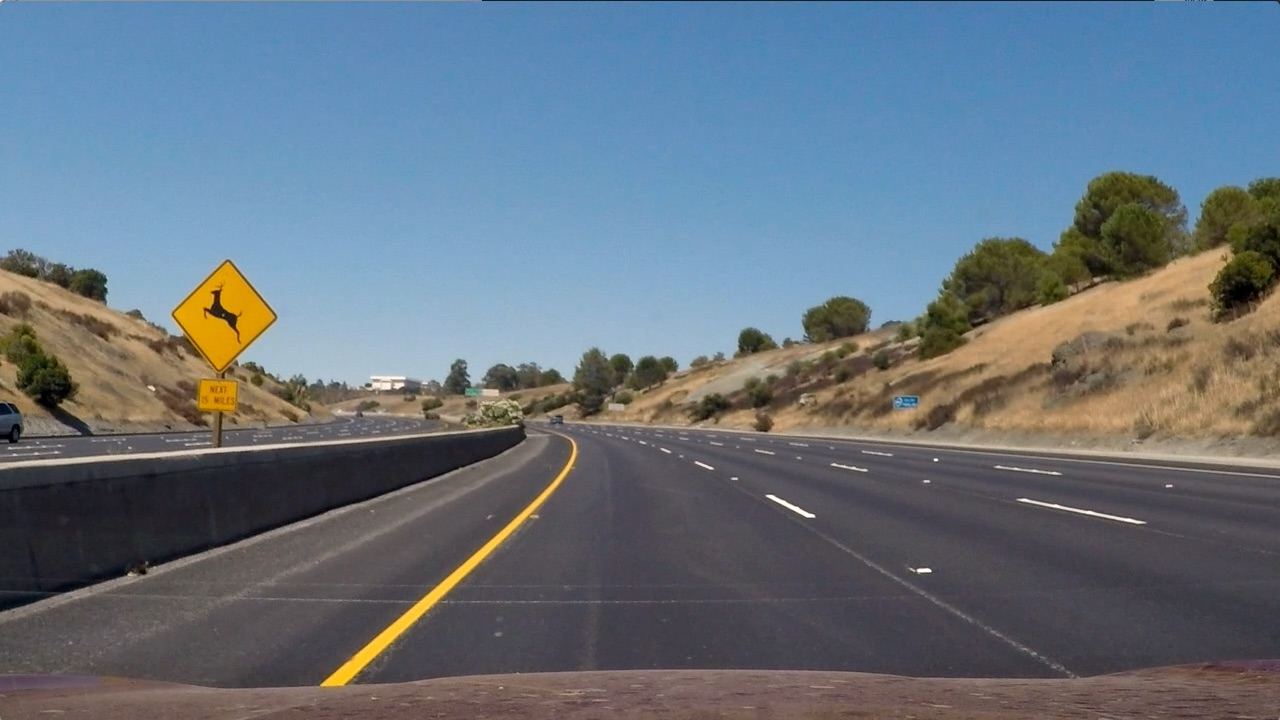
#> input picture resource/lane_curve.jpg, 1280 x 720 px
$ python lane_detection.py
#> lines starting #> are read from the running program, lines starting #| are printed output that depends on the picture; after the words box and inside, x2 and y2 are one past the last pixel; in counts of white or black regions, pixels touching at a corner belong together
#!/usr/bin/env python
# -*- coding: utf-8 -*-
"""
@ScriptName  : lane_detection.py
@Project     : lane_detection
@Author      : Meng Peng
@Date        : 18-07-2020
@Description : the basic lane detection method based on OpenCV
"""
import os
import cv2
import math
import numpy as np


def get_base_path(relative):
    base_path = os.path.abspath("..")
    return os.path.join(base_path, relative)


def get_image_path(filename):
    return get_base_path(os.path.join('resource', filename))


def get_image_name(path):
    (image_path, image_full_name) = os.path.split(path)
    (image_name, image_type) = os.path.splitext(image_full_name)
    return image_name


def set_save_path(name, suffix):
    save_dir = os.path.join(get_base_path('result'), 'detail')
    os.makedirs(save_dir, exist_ok=True)
    save_name = name + suffix + '.jpg'
    save_path = os.path.join(save_dir, save_name)
    return save_path


# ########## full lane detection functions ##########
def grayscale(img, rgb=False):
    if rgb:
        return cv2.cvtColor(img, cv2.COLOR_RGB2GRAY)
    else:
        return cv2.cvtColor(img, cv2.COLOR_BGR2GRAY)


def adjust_gamma(img, gamma=1.0):
    invGamma = 1.0 / gamma
    table = np.array([((i / 255.0) ** invGamma) * 255
                      for i in np.arange(0, 256)]).astype(np.uint8)

    # apply gamma correction using the lookup table
    return cv2.LUT(img, table)


def hls_color_space(img, rgb=False):
    if rgb:
        return cv2.cvtColor(img, cv2.COLOR_RGB2HLS)
    else:
        return cv2.cvtColor(img, cv2.COLOR_BGR2HLS)


def color_mask(img, low_thresh, high_thresh):
    assert(0 <= low_thresh.all() <= 255)
    assert(0 <= high_thresh.all() <= 255)
    return cv2.inRange(img, low_thresh, high_thresh)


def gaussian_blur(img, kernel_size):
    return cv2.GaussianBlur(img, (kernel_size, kernel_size), 0)


def canny(img, low_threshold, high_threshold):
    return cv2.Canny(img, low_threshold, high_threshold)


def roi_mask(img, vertices):
    # defining a blank mask to start with
    mask = np.zeros_like(img)

    # defining a 3 channel or 1 channel color to fill the mask
    if len(img.shape) > 2:
        channel_count = img.shape[2]  # i.e. 3 or 4 depending on your image
        ignore_mask_color = (255,) * channel_count
    else:
        ignore_mask_color = 255

    # filling pixels inside the polygon defined by vertices with the fill color
    cv2.fillPoly(mask, vertices, ignore_mask_color)

    # returning the image only where mask pixels are nonzero
    masked_image = cv2.bitwise_and(img, mask)
    return masked_image


def get_hough_lines(img, rho, theta, threshold, min_line_len, max_line_gap):
    lines = cv2.HoughLinesP(img, rho, theta, threshold, np.array([]),
                            minLineLength=min_line_len, maxLineGap=max_line_gap)
    return lines


def draw_lines(img, lines, color=None, thickness=2):
    color = [0, 255, 0] if color is None else color
    # create an image filled with zero intensities
    none_img = np.zeros_like(img)
    # draw lines
    lines_img = draw_lines_on_image(none_img, lines, color, thickness)
    return lines_img


def draw_lines_on_image(img, lines, color=None, thickness=2):
    color = [0, 255, 0] if color is None else color
    for line in lines:
        for x1, y1, x2, y2 in line:
            cv2.line(img, (x1, y1), (x2, y2), color, thickness)
    return img


def get_lanes(img, lines, bottom=None, top=None):
    # empty arrays for slope and intercept of the left and right lines
    left_params = []
    right_params = []

    # set threshold of excepted slope
    slope_min = 0.3
    slope_max = 3.3

    for line in lines:
        slope, intercept = get_line_slope_intercept(line)
        if slope == math.inf:
            continue

        if slope_min < np.absolute(slope) < slope_max:
            # if slope is negative, the line is to the left of the lane,
            # otherwise, the line is to the right of the lane
            if slope < 0:
                left_params.append((slope, intercept))
            else:
                right_params.append((slope, intercept))
    # average params into a single slope and intercept value for each line
    left_params_avg = np.average(left_params, axis=0)
    right_params_avg = np.average(right_params, axis=0)
    # calculate the x1, y1, x2, y2 coordinates for the left and right lane
    left_lane = calculate_coordinates(img, left_params_avg, bottom, top)
    right_lane = calculate_coordinates(img, right_params_avg, bottom, top)

    return np.array([[left_lane, right_lane]])


def get_line_slope_intercept(line):
    for x1, y1, x2, y2 in line:
        if x1 == x2:
            slope = math.inf
            intercept = 0
            return slope, intercept
        slope = (y2 - y1) / (x2 - x1)
        intercept = y1 - slope * x1
        return slope, intercept


def calculate_coordinates(img, params, bottom, top):
    try:
        slope, intercept = params
        # set initial y-coordinate
        y1 = img.shape[0] if bottom is None else bottom
        # set final y-coordinate
        y2 = int(img.shape[0] / 2) if top is None else top
        # set initial x-coordinate as (y1 - b) / m since y1 = mx1 + b
        x1 = int((y1 - intercept) / slope)
        # set final x-coordinate as (y2 - b) / m since y2 = mx2 + b
        x2 = int((y2 - intercept) / slope)
    except TypeError:
        return np.array([], dtype=np.int32)
    return np.array([x1, y1, x2, y2], dtype=np.int32)


# ##### full processes of lane detection #####
def lane_detection(img, rgb=False, show=False, save=False, name=None):
    # get original image
    original_img = np.copy(img)
    if show:
        cv2.imshow('image original', original_img)
        cv2.waitKey(0)
    if save:
        cv2.imwrite(set_save_path(name, '_original'), original_img)

    # convert to grayscale
    gray_img = grayscale(img, rgb)
    if show:
        cv2.imshow('image grayscale', gray_img)
        cv2.waitKey(0)
    if save:
        cv2.imwrite(set_save_path(name, '_gray'), gray_img)

    # darken the grayscale
    darkened_img = adjust_gamma(gray_img, 0.6)
    if show:
        cv2.imshow('image dark', darkened_img)
        cv2.waitKey(0)
    if save:
        cv2.imwrite(set_save_path(name, '_dark'), darkened_img)

    # convert original image to HLS color space
    hls_img = hls_color_space(img, rgb)
    if show:
        cv2.imshow('image HLS', hls_img)
        cv2.waitKey(0)
    if save:
        cv2.imwrite(set_save_path(name, '_HLS'), hls_img)

    # color selection
    # select white
    white_lower = np.array([0, 200, 0], dtype=np.uint8)
    white_upper = np.array([255, 255, 255], dtype=np.uint8)
    white_mask = color_mask(hls_img, white_lower, white_upper)
    if show:
        cv2.imshow('image white mask', white_mask)
        cv2.waitKey(0)
    if save:
        cv2.imwrite(set_save_path(name, '_white_mask'), white_mask)

    # select yellow
    yellow_lower = np.array([15, 0, 100], dtype=np.uint8)
    yellow_upper = np.array([40, 200, 255], dtype=np.uint8)
    yellow_mask = color_mask(hls_img, yellow_lower, yellow_upper)
    if show:
        cv2.imshow('image yellow mask', yellow_mask)
        cv2.waitKey(0)
    if save:
        cv2.imwrite(set_save_path(name, '_yellow_mask'), yellow_mask)

    # combine the white and yellow mask
    mask = cv2.bitwise_or(white_mask, yellow_mask)
    colored_img = cv2.bitwise_and(darkened_img, mask)
    if show:
        cv2.imshow('image color mask', colored_img)
        cv2.waitKey(0)
    if save:
        cv2.imwrite(set_save_path(name, '_color_mask'), colored_img)

    # apply Gaussian blur
    blurred_img = gaussian_blur(colored_img, kernel_size=5)
    if show:
        cv2.imshow('image gaussian blur', blurred_img)
        cv2.waitKey(0)
    if save:
        cv2.imwrite(set_save_path(name, '_blur'), blurred_img)

    # Canny edge detection
    canny_img = canny(blurred_img, low_threshold=60, high_threshold=150)
    if show:
        cv2.imshow('image canny', canny_img)
        cv2.waitKey(0)
    if save:
        cv2.imwrite(set_save_path(name, '_canny'), canny_img)

    # region of interest
    roi_vtx = np.array([[(0, img.shape[0]),
                         (img.shape[1] * 0.4, img.shape[0] * 0.6),
                         (img.shape[1] * 0.6, img.shape[0] * 0.6),
                         (img.shape[1], img.shape[0])]], dtype=np.int32)
    roi_img = roi_mask(canny_img, roi_vtx)
    if show:
        cv2.imshow('image roi', roi_img)
        cv2.waitKey(0)
    if save:
        cv2.imwrite(set_save_path(name, '_roi'), roi_img)

    # draw Hough lines
    hough_lines = get_hough_lines(roi_img, rho=1, theta=np.pi/180, threshold=20,
                                  min_line_len=30, max_line_gap=100)
    hough_img = draw_lines(img, hough_lines, [0, 255, 0], thickness=2)
    if show:
        cv2.imshow('image hough lines', hough_img)
        cv2.waitKey(0)
    if save:
        cv2.imwrite(set_save_path(name, '_hough_lines'), hough_img)

    # draw lanes
    lanes = get_lanes(img, hough_lines, bottom=int(img.shape[0]),
                      top=int(img.shape[0]*0.65))
    lane_img = draw_lines(img, lanes, [0, 255, 0], thickness=10)
    if show:
        cv2.imshow('image lanes', lane_img)
        cv2.waitKey(0)
    if save:
        cv2.imwrite(set_save_path(name, '_lanes'), lane_img)

    # overlay lanes on original image
    overlay_img = cv2.addWeighted(original_img, 1, lane_img, 0.8, 1)
    if show:
        cv2.imshow('image overlay', overlay_img)
        cv2.waitKey(0)
    if save:
        cv2.imwrite(set_save_path(name, '_overlay'), overlay_img)

    return overlay_img


# ########## test ##########
if __name__ == '__main__':
    img_path = get_image_path('lane_curve.jpg')
    # cv2.namedWindow('image', cv2.WINDOW_NORMAL)
    image = cv2.imread(img_path)
#> image is the input picture: shape (720, 1280, 3); mean B, G, R 125.5, 114.6, 102.8
    image_res = lane_detection(image, rgb=False, show=True, save=True,
                               name=get_image_name(img_path))
#> in adjust_gamma, `return cv2.LUT(img, table)`:
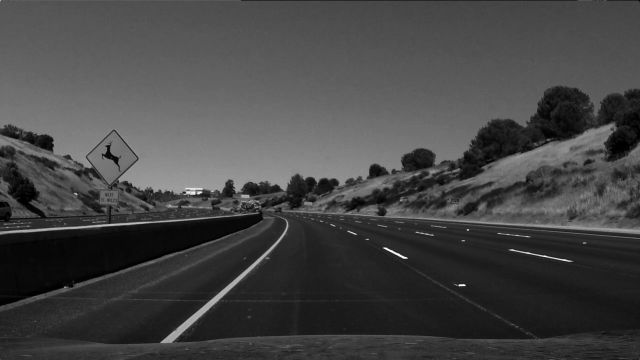
#> returned value: shape (720, 1280) (shown at 1/2 size); min 0, max 255, mean 69
#> in color_mask, `return cv2.inRange(img, low_thresh, high_thresh)`:
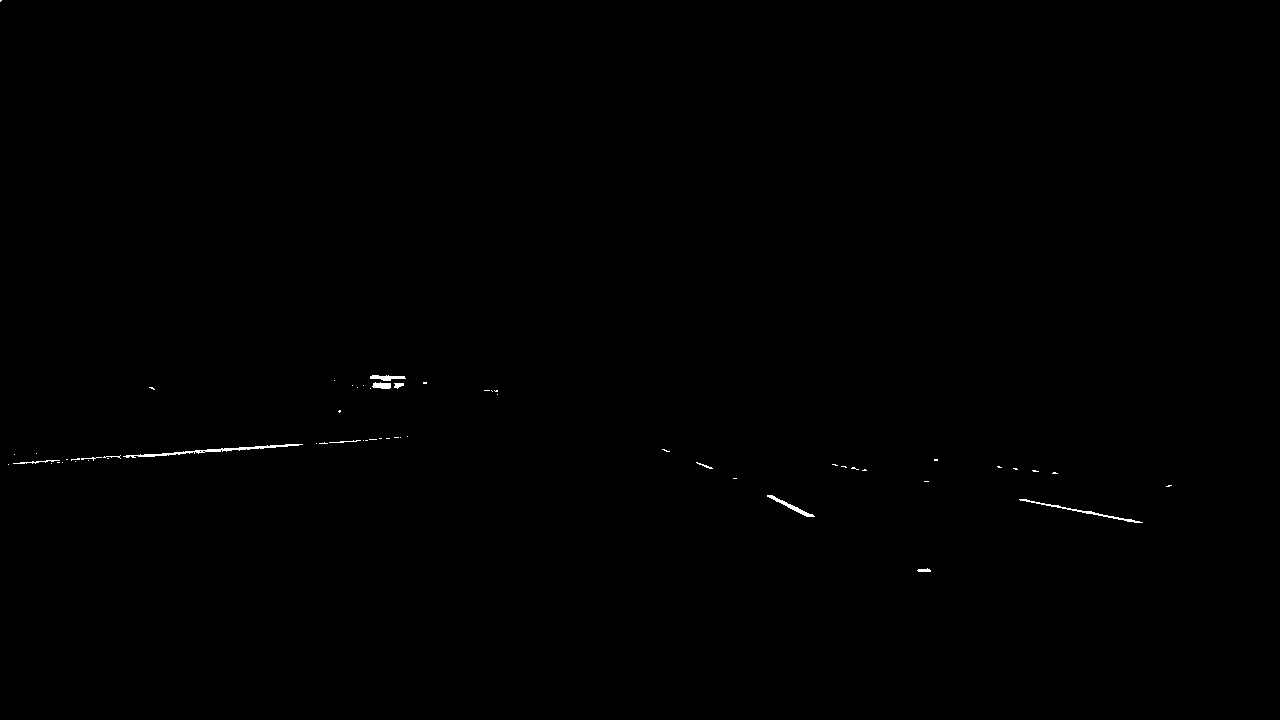
#> returned value: shape (720, 1280); 0.17% white in thin lines or dots, all inside (x1, y1, x2, y2) = (0, 0, 1172, 572)
#> in roi_mask, `cv2.fillPoly(mask, vertices, ignore_mask_color)`:
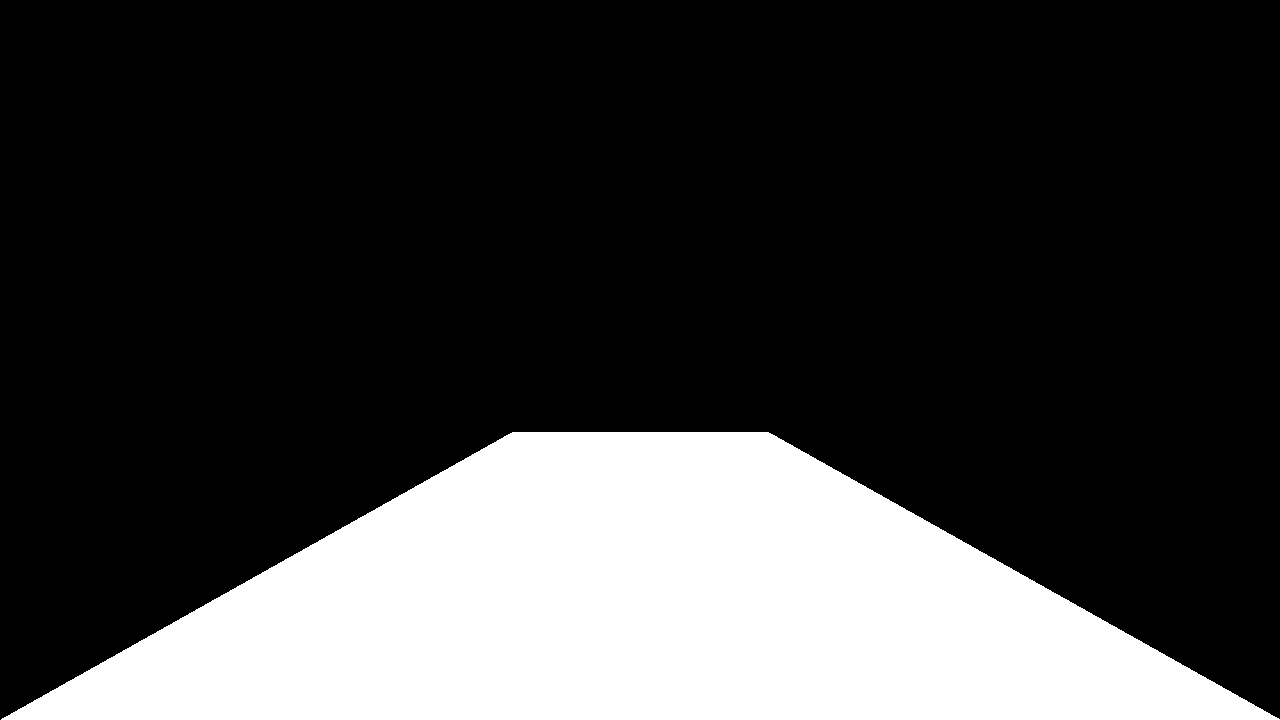
#> mask: shape (720, 1280); 24% white; 1 white region, box (x1, y1, x2, y2) and area: (1, 432, 1280, 720) 221408
#> in roi_mask, `masked_image = cv2.bitwise_and(img, mask)`:
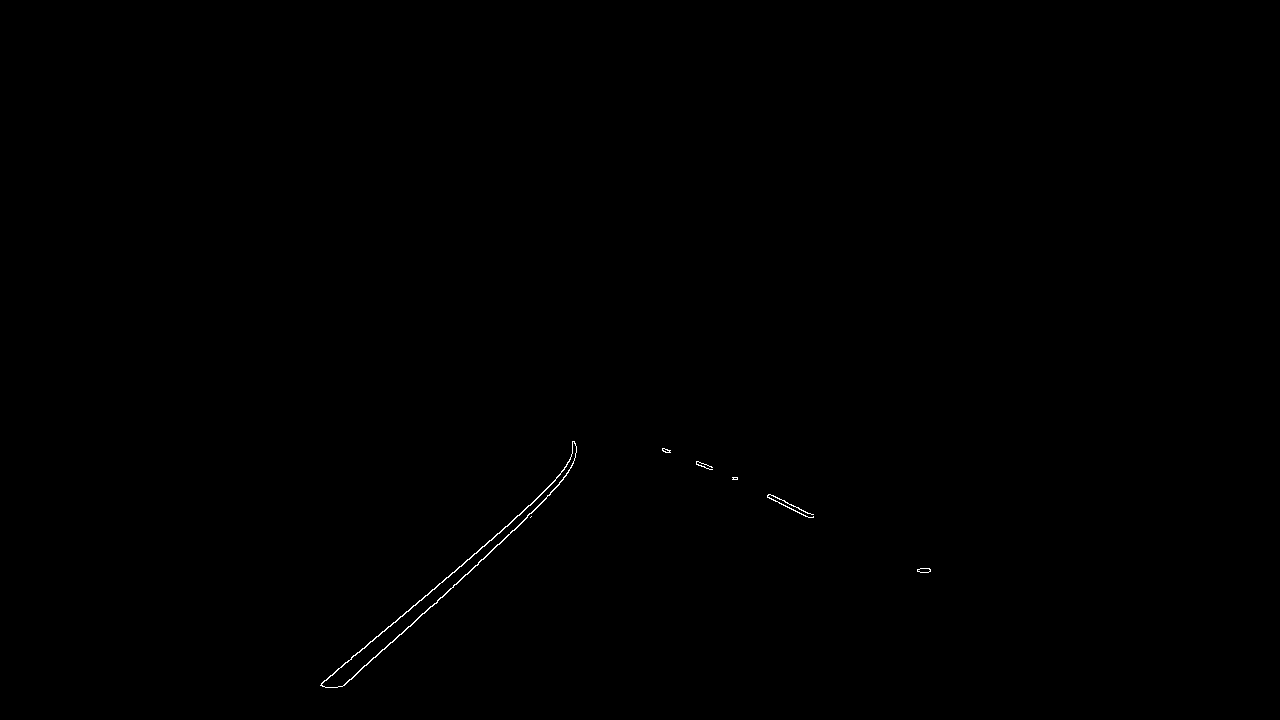
#> masked_image: shape (720, 1280); 0.13% white in thin lines or dots, all inside (x1, y1, x2, y2) = (320, 441, 931, 688)
#> in get_hough_lines, `lines = cv2.HoughLinesP(img, rho, theta, threshold, np.array([]), minL..`: lines = 18 rows, first 6: [384, 649, 546, 498], [322, 685, 568, 472], [432, 606, 525, 519], [344, 685, 399, 634], [526, 507, 571, 467], [697, 461, 812, 514]
#> in lane_detection, `hough_lines = get_hough_lines(roi_img, rho=1, theta=np.pi/180, thresho..`: hough_lines has the same summary as lines in get_hough_lines
#> the loop in draw_lines_on_image, `for line in lines:` made 18 passes
#> the loop in get_lanes, `for line in lines:` made 18 passes
#> (line, slope, intercept) on passes 1 to 8: ([[384, 649, 546, 498]], -0.932, 1006.9), ([[322, 685, 568, 472]], -0.866, 963.8), ([[432, 606, 525, 519]], -0.935, 1010.1), ([[344, 685, 399, 634]], -0.927, 1004), ([[526, 507, 571, 467]], -0.889, 974.6), ([[697, 461, 812, 514]], 0.461, 139.8), ([[663, 448, 812, 517]], 0.463, 141), ([[321, 685, 376, 636]], -0.891, 971)
#> after the loop in get_lanes, `for line in lines:`: left_params = [(-0.932, 1006.9), (-0.866, 963.8), (-0.935, 1010.1), (-0.927, 1004), (-0.889, 974.6), (-0.891, 971), (-0.861, 959.4), (-1.42, 1267.1), (-0.897, 975), (-0.93, 1005.3), (-1.11, 1103), (-0.97, 1017.6), (-0.932, 987.1), (-0.882, 969.7)]; right_params = [(0.461, 139.8), (0.463, 141), (0.466, 139.4), (0.464, 137.1)]
#> in get_lanes, `left_params_avg = np.average(left_params, axis=0)`: left_params_avg = [-0.96, 1015.3]
#> in get_lanes, `right_params_avg = np.average(right_params, axis=0)`: right_params_avg = [0.463, 139.3]
#> in calculate_coordinates, `slope, intercept = params`: slope = -0.96; intercept = 1015.3
#> in calculate_coordinates, `x1 = int((y1 - intercept) / slope)`: x1 = 307
#> in calculate_coordinates, `x2 = int((y2 - intercept) / slope)`: x2 = 570
#> in get_lanes, `left_lane = calculate_coordinates(img, left_params_avg, bottom, top)`: left_lane = [307, 720, 570, 468]
#> in get_lanes, `right_lane = calculate_coordinates(img, right_params_avg, bottom, top)`: right_lane = [1253, 720, 709, 468]
#> in lane_detection, `lanes = get_lanes(img, hough_lines, bottom=int(img.shape[0]), top=int(..`: lanes = [[307, 720, 570, 468], [1253, 720, 709, 468]]
#> the loop in draw_lines_on_image (call 2), `for line in lines:` made 1 pass
#> line on pass 1: [[307, 720, 570, 468], [1253, 720, 709, 468]]
    cv2.imshow('image result', image_res)
    if (cv2.waitKey(0) & 0xFF) == 27:
#> (key Esc is pressed here)
        cv2.destroyAllWindows()
